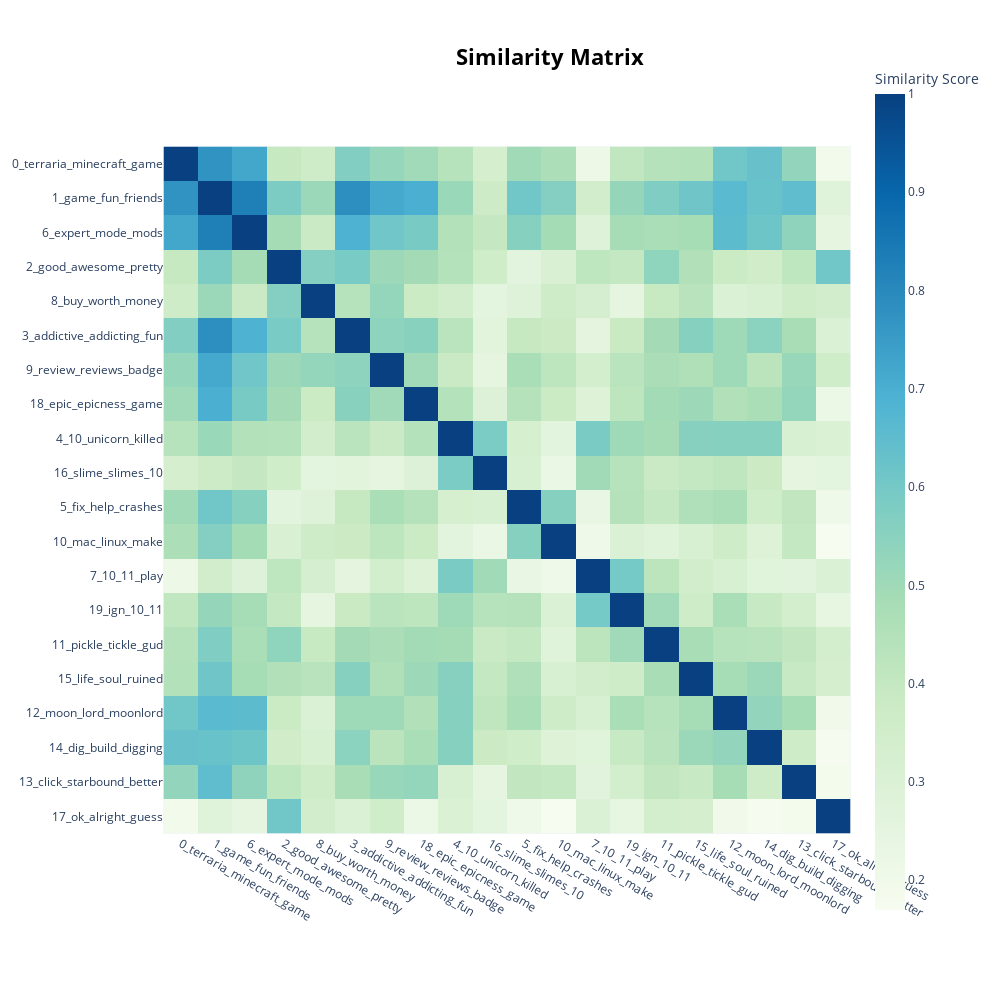

Notebook code for this chart:
### Code cell
# visualize topic similarity
# Having generated topic embeddings, through both c-TF-IDF and embeddings,
# we can create a similarity matrix by simply applying cosine similarities through those topic embeddings.
# The result will be a matrix indicating how similar certain topics are to each other.

topic_model.visualize_heatmap(n_clusters=10, width=1000, height=1000)

### Figure 1 — Plotly figure (JSON) as saved in the notebook; plotly's stock layout.template omitted (floating-point values rounded to 4 significant figures; data arrays with more than 128 entries replaced by an {"elided": "..."} marker saying what was removed)
{"data": [{"coloraxis": "coloraxis", "hovertemplate": "x: %{x}<br>y: %{y}<br>Similarity Score: %{z}<extra></extra>", "name": "0", "type": "heatmap", "x": ["0_terraria_minecraft_game", "1_game_fun_friends", "6_expert_mode_mods", "2_good_awesome_pretty", "8_buy_worth_money", "3_addictive_addicting_fun", "9_review_reviews_badge", "18_epic_epicness_game", "4_10_unicorn_killed", "16_slime_slimes_10", "5_fix_help_crashes", "10_mac_linux_make", "7_10_11_play", "19_ign_10_11", "11_pickle_tickle_gud", "15_life_soul_ruined", "12_moon_lord_moonlord", "14_dig_build_digging", "13_click_starbound_better", "17_ok_alright_guess"], "xaxis": "x", "y": ["0_terraria_minecraft_game", "1_game_fun_friends", "6_expert_mode_mods", "2_good_awesome_pretty", "8_buy_worth_money", "3_addictive_addicting_fun", "9_review_reviews_badge", "18_epic_epicness_game", "4_10_unicorn_killed", "16_slime_slimes_10", "5_fix_help_crashes", "10_mac_linux_make", "7_10_11_play", "19_ign_10_11", "11_pickle_tickle_gud", "15_life_soul_ruined", "12_moon_lord_moonlord", "14_dig_build_digging", "13_click_starbound_better", "17_ok_alright_guess"], "yaxis": "y", "z": {"elided": "20x20 float values"}}], "layout": {"coloraxis": {"colorbar": {"title": {"text": "Similarity Score"}}, "colorscale": [[0, "rgb(247,252,240)"], [0.125, "rgb(224,243,219)"], [0.25, "rgb(204,235,197)"], [0.375, "rgb(168,221,181)"], [0.5, "rgb(123,204,196)"], [0.625, "rgb(78,179,211)"], [0.75, "rgb(43,140,190)"], [0.875, "rgb(8,104,172)"], [1, "rgb(8,64,129)"]]}, "height": 1000, "hoverlabel": {"bgcolor": "white", "font": {"family": "Rockwell", "size": 16}}, "legend": {"title": {"text": "Trend"}}, "margin": {"t": 60}, "showlegend": true, "title": {"font": {"color": "Black", "size": 22}, "text": "<b>Similarity Matrix</b>", "x": 0.55, "xanchor": "center", "y": 0.95, "yanchor": "top"}, "width": 1000, "xaxis": {"anchor": "y", "constrain": "domain", "domain": [0, 1], "scaleanchor": "y"}, "yaxis": {"anchor": "x", "autorange": "reversed", "constrain": "domain", "domain": [0, 1]}}}
